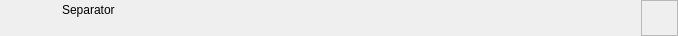
<?xml version="1.0" encoding="UTF-8"?>
<ui version="4.0">
 <class>RundownSeparatorWidget</class>
 <widget class="QWidget" name="RundownSeparatorWidget">
  <property name="geometry">
   <rect>
    <x>0</x>
    <y>0</y>
    <width>678</width>
    <height>36</height>
   </rect>
  </property>
  <layout class="QHBoxLayout" name="horizontalLayout">
   <property name="spacing">
    <number>0</number>
   </property>
   <property name="margin">
    <number>0</number>
   </property>
   <item>
    <widget class="QFrame" name="frameItem">
     <property name="sizePolicy">
      <sizepolicy hsizetype="Preferred" vsizetype="Fixed">
       <horstretch>0</horstretch>
       <verstretch>0</verstretch>
      </sizepolicy>
     </property>
     <property name="minimumSize">
      <size>
       <width>0</width>
       <height>36</height>
      </size>
     </property>
     <widget class="QLabel" name="labelThumbnail">
      <property name="geometry">
       <rect>
        <x>22</x>
        <y>2</y>
        <width>32</width>
        <height>32</height>
       </rect>
      </property>
      <property name="text">
       <string/>
      </property>
      <property name="scaledContents">
       <bool>true</bool>
      </property>
     </widget>
     <widget class="QLabel" name="labelLabel">
      <property name="geometry">
       <rect>
        <x>62</x>
        <y>2</y>
        <width>531</width>
        <height>16</height>
       </rect>
      </property>
      <property name="text">
       <string>Separator</string>
      </property>
     </widget>
     <widget class="QLabel" name="labelColor">
      <property name="geometry">
       <rect>
        <x>0</x>
        <y>0</y>
        <width>18</width>
        <height>36</height>
       </rect>
      </property>
      <property name="styleSheet">
       <string notr="true"/>
      </property>
      <property name="text">
       <string/>
      </property>
     </widget>
     <widget class="QLabel" name="labelGroupColor">
      <property name="geometry">
       <rect>
        <x>0</x>
        <y>0</y>
        <width>6</width>
        <height>36</height>
       </rect>
      </property>
      <property name="styleSheet">
       <string notr="true"/>
      </property>
      <property name="text">
       <string/>
      </property>
     </widget>
     <zorder>labelColor</zorder>
     <zorder>labelThumbnail</zorder>
     <zorder>labelLabel</zorder>
     <zorder>labelGroupColor</zorder>
    </widget>
   </item>
   <item>
    <widget class="QFrame" name="frameStatus">
     <property name="minimumSize">
      <size>
       <width>37</width>
       <height>0</height>
      </size>
     </property>
     <property name="maximumSize">
      <size>
       <width>37</width>
       <height>16777215</height>
      </size>
     </property>
     <property name="frameShape">
      <enum>QFrame::StyledPanel</enum>
     </property>
     <property name="frameShadow">
      <enum>QFrame::Raised</enum>
     </property>
     <widget class="QLabel" name="labelActiveColor">
      <property name="geometry">
       <rect>
        <x>32</x>
        <y>0</y>
        <width>5</width>
        <height>36</height>
       </rect>
      </property>
      <property name="minimumSize">
       <size>
        <width>5</width>
        <height>36</height>
       </size>
      </property>
      <property name="maximumSize">
       <size>
        <width>5</width>
        <height>36</height>
       </size>
      </property>
      <property name="text">
       <string/>
      </property>
     </widget>
    </widget>
   </item>
  </layout>
 </widget>
 <resources/>
 <connections/>
 <slots>
  <slot>addToCombo()</slot>
 </slots>
</ui>
